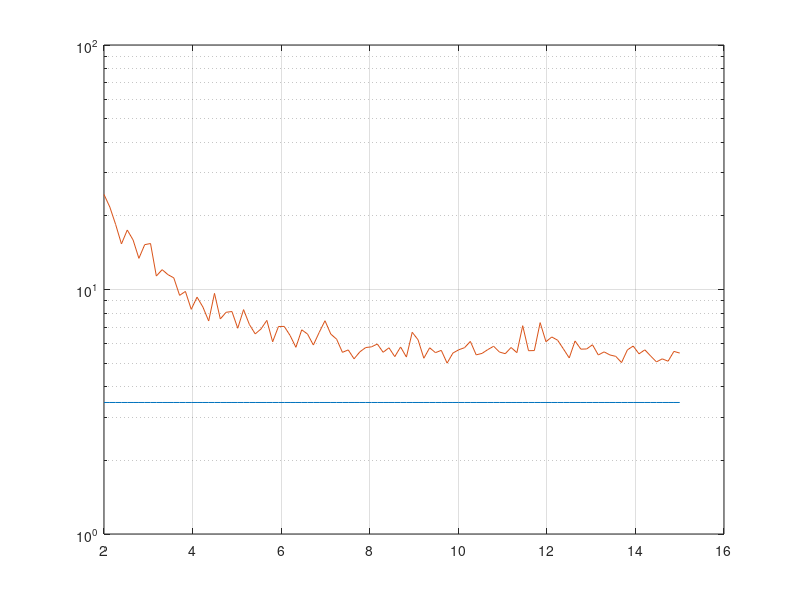

The MATLAB script that drew this image:
%-------------------------------------
% Script control parameter
%-------------------------------------
clear;clc;
rng(2); %random seed
% load probe_BF
%-------------------------------------
% System Parameters
%-------------------------------------
ray_num = 2; % Num of rays in a cluster
Nr = 32; % Number of antenna in Rx
M = 4; % Length of training
MCtimes = 50; % Num of Monte Carlo Sim.


% For loop for Monte Carlo Simulations
for MCindex = 1:MCtimes
    
    % Receiver beamformer: 1) quasi-omni beam from random steering mtx; 2)
    % directional beam from angle steering vector
    probe_BF = (randi(2,Nr,M)*2-3) + 1j * (randi(2,Nr,M)*2-3);
    W = probe_BF./norm(probe_BF,'fro');
%     W = probe_BF(:,1:4)./norm(probe_BF(:,1:4),'fro');
    
    % Evaluate CRLB when the second ray is phi apart
    dphi_num = 100;
    dphi_range = linspace(2,15,dphi_num);
    
    % For loop for each two-ray seperation
    for pp = 1:dphi_num
        
        % AoA of rays with disired seperation
        phi = zeros(ray_num,1);
        phi(1) = 30/180*pi;
%         randompm = randi(2,ray_num-1,1)*2-3;
        phi(2) = phi(1) + dphi_range(pp)/180*pi;
        phi(3) = phi(1) + 2*dphi_range(pp)/180*pi;
        
        % Pre-compute some vectors/matrices in FIM
        for rayindex = 1:ray_num
            
            % Complex gain
%             g_cmplx(rayindex) = (randn + 1j*randn)/sqrt(ray_num);
            g_cmplx(rayindex) = exp(1j*rand*2*pi);

            % Spatial response and its derivative over phi
            arx(:,rayindex) = exp(1j * pi * (0:Nr-1)' * sin(phi(rayindex)));
            Darx(:,rayindex) = 1j * pi * (0:Nr-1)' * cos(phi(rayindex));
        end
        
        % Evaluation of FIM with multiple rays
        vecx = zeros(M,1);
        for rr=1:ray_num
            vecx = vecx + g_cmplx(rr)*W'*(Darx(:,rr).*arx(:,rr));
        end
        for r1 = 1:ray_num
            for r2 = 1:ray_num
                
                % Partial of phi_r1 and phi_r2
                if r1 == 1
                    vec1 = vecx;
                else
                    vec1 = g_cmplx(r1)*W'*diag(Darx(:,r1))*arx(:,r1);
                end
                if r2 == 1
                    vec2 = vecx;
                else
                    vec2 = g_cmplx(r2)*W'*diag(Darx(:,r2))*arx(:,r2);
                end
                J_sub(1,1) = real(vec1' * vec2);

                % Partial of phi_r1 and alpha_r2
                if r1 == 1
                    vec1 = vecx;
                else
                    vec1 = g_cmplx(r1)*W'*diag(Darx(:,r1))*arx(:,r1);
                end
                vec2 = (W'*arx(:,r2));
                J_sub(1,2) = real(vec1' * vec2);

                % Partial of phi_r1 and beta_r2
                if r1 == 1
                    vec1 = vecx;
                else
                    vec1 = g_cmplx(r1)*W'*diag(Darx(:,r1))*arx(:,r1);
                end
                vec2 = 1j*W'*arx(:,r2);
                J_sub(1,3) = real(vec1'*vec2);

                % Partial of alpha_r1 and phi_r2
                vec1 = (W'*arx(:,r1));
                if r2 == 1
                    vec2 = vecx;
                else
                    vec2 = g_cmplx(r2)*W'*diag(Darx(:,r2))*arx(:,r2);
                end
                J_sub(2,1) = real(vec1'*vec2);

                % Partial of alpha_r1 and alpha_r2
                J_sub(2,2) = real((W'*arx(:,r1))'...
                                *(W'*arx(:,r2)));

                % Partial of alpha_r1 and beta_r2
                J_sub(2,3) = real((W'*arx(:,r1))'...
                                *(1j*W'*arx(:,r2)));

                % Partial of beta_r1 and phi_r2
                vec1 = (1j*W'*arx(:,r1));
                if r2 == 1
                    vec2 = vecx;
                else
                    vec2 = g_cmplx(r2)*W'*diag(Darx(:,r2))*arx(:,r2);
                end
                J_sub(3,1) = real(vec1'* vec2);

                % Partial of beta_r1 and alpha_r2
                J_sub(3,2) = real((1j*W'*arx(:,r1))'...
                                *(W'*arx(:,r2)));

                % Partial of beta_r1 and beta_r2
                J_sub(3,3) = real((1j*W'*arx(:,r1))'...
                                *(1j*W'*arx(:,r2)));

                % indecies that J_sub should go into J matrix
                xindex = (r1-1)*3+1:r1*3;
                yindex = (r2-1)*3+1:r2*3;

                % Fill into J matrix
                J(xindex,yindex) = J_sub;
            end
        end
        
        % RMSE evaluation from CRLB perspective
        % CRLB of first ray when there are multiple rays
        temp = inv(J);
        CRLB_multiple(pp,MCindex) = sqrt(temp(1,1))*(1/pi*180);
        
        % Evaluation of FIM with single rays
        for r1 = 1:1
            for r2 = 1:1
                
                % Partial of phi_r1 and phi_r2
                vec1 = g_cmplx(1)*W'*diag(Darx(:,1))*arx(:,1);
                vec2 = g_cmplx(1)*W'*diag(Darx(:,1))*arx(:,1);
                J_sub(1,1) = real(vec1' * vec2);

                % Partial of phi_r1 and alpha_r2
                vec1 = g_cmplx(1)*W'*diag(Darx(:,1))*arx(:,1);
                vec2 = (W'*arx(:,1));
                J_sub(1,2) = real(vec1' * vec2);

                % Partial of phi_r1 and beta_r2
                vec1 = g_cmplx(1)*W'*diag(Darx(:,1))*arx(:,1);
                vec2 = 1j*W'*arx(:,1);
                J_sub(1,3) = real(vec1'*vec2);

                % Partial of alpha_r1 and phi_r2
                vec1 = (W'*arx(:,1));
                vec2 = g_cmplx(1)*W'*diag(Darx(:,1))*arx(:,1);
                J_sub(2,1) = real(vec1'*vec2);

                % Partial of alpha_r1 and alpha_r2
                J_sub(2,2) = real((W'*arx(:,1))'...
                                *(W'*arx(:,1)));

                % Partial of alpha_r1 and beta_r2
                J_sub(2,3) = real((W'*arx(:,1))'...
                                *(1j*W'*arx(:,1)));

                % Partial of beta_r1 and phi_r2
                vec1 = 1j*W'*arx(:,1);
                vec2 = g_cmplx(1)*W'*diag(Darx(:,1))*arx(:,1);
                J_sub(3,1) = real(vec1'* vec2);

                % Partial of beta_r1 and alpha_r2
                J_sub(3,2) = real((1j*W'*arx(:,1))'...
                                *(W'*arx(:,1)));

                % Partial of beta_r1 and beta_r2
                J_sub(3,3) = real((1j*W'*arx(:,1))'...
                                *(1j*W'*arx(:,1)));

                % Fill into J matrix
                J = J_sub;
            end
        end

        % CRLB of first ray when there is only one ray
        xindex = 1:3;
        yindex = 1:3;
        temp = inv(J(xindex,yindex));
        % RMSE evaluation from CRLB perspective
        CRLB_single(pp,MCindex) = sqrt(temp(1,1))*(1/pi*180);
%         CRLB_single(pp,MCindex) = sqrt(1/(J(1,1) - J(1,2:3)*inv(J(2:3,2:3))*J(2:3,1)))*(1/pi*180);


    end
end
%% Plot CRLB of angle est./tracking
figure
semilogy(dphi_range,mean(CRLB_single,2));hold on
semilogy(dphi_range,mean(CRLB_multiple,2));hold on
grid on

